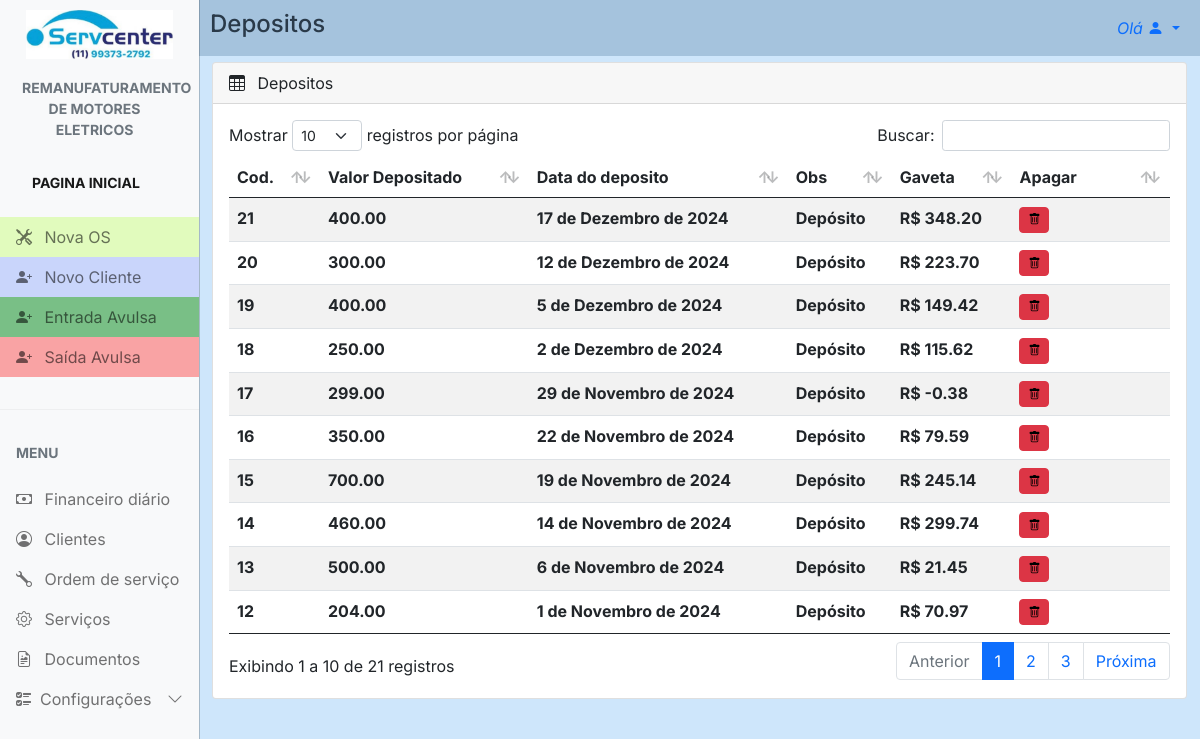
Screenshot of /finance/deposit_list/ with the database file from the repository.
### config/models.py (models this page shows, shortened)
class Config(models.Model):
    nome_empresa = models.CharField(max_length=100, blank=True, null=True)
    nome_fantasia = models.CharField(max_length=100, blank=True, null=True)
    responsavel = models.CharField(max_length=100, blank=True, null=True)
    atividade = models.CharField(max_length=100, blank=True, null=True)
    cnpj = models.CharField(max_length=20, blank=True, null=True)
    endereco = models.CharField(max_length=100, blank=True, null=True)
    numero = models.CharField(max_length=10, blank=True, null=True)
    bairro = models.CharField(max_length=50, blank=True, null=True)
    cidade = models.CharField(max_length=50, blank=True, null=True)
    estado = models.CharField(max_length=2, blank=True, null=True)
    cep = models.CharField(max_length=10, blank=True, null=True)
    logo1 = models.ImageField(upload_to='logos', blank=True, null=True)
    logo2 = models.ImageField(upload_to='logos', blank=True, null=True)
    obs = models.TextField(blank=True, null=True)
    data = models.DateField(blank=True, null=True)
    telefone = models.CharField(max_length=20, blank=True, null=True)
    whatsapp = models.CharField(max_length=20, blank=True, null=True)

### finance/models.py (models this page shows, shortened)
class Caixa(models.Model):
    deposits = models.CharField(max_length=10, null=True, blank=True)
    date = models.DateField(blank=True)
    obs = models.CharField(max_length=10, blank=True, null=True)
    saldo = models.CharField(max_length=10, null=True, blank=True)

### finance/views.py (the view)
# urls.py: path('deposit_list/', views.deposit_list, name='deposit_list'),
def deposit_list(request):
    deposits = Caixa.objects.all()
    return render(request, 'deposits.html', {'deposits': deposits})

### config/context_processors.py (called while the page is built)
def conf(request):
    logo = Config.objects.all().first
    return {'logo': logo}

### servcenter/context_processors.py (called while the page is built)
def project_settings(request):
    config = Config.objects.first()
    return {
        'config': config,
    }

### finance/templates/deposits.html (shortened to what this page needs)
{% extends "main.html" %} {% load static %} {% block 'head' %}
<link rel="stylesheet" href="{% static 'css/main.css' %}" />
<link rel="stylesheet" href="{% static 'finance/css/finance.css' %}" />
{% endblock %} {% block 'main' %}
<div class="row all">
  <div id="cad_cli_tit">
    <a>Depositos</a>
  </div>
  <div class="col-md-12 mb-3">
    <div class="card">
      <div class="card-header">
        <span><i class="bi bi-table me-2"></i></span> Depositos
      </div>
      <div class="card-body">
        <div id="table_cli" class="table-responsive">
          <table
            id="example"
            class="table table-striped data-table"
            style="width: 100%"
          >
            <thead>
              <tr>
                <th>Cod.</th>
                <th>Valor Depositado</th>
                <th>Data do deposito</th>
                <th>Obs</th>
                <th>Gaveta</th>
                <th id="acoes_th">Apagar</th>
              </tr>
            </thead>
            <tbody>
              {% for deposit in deposits %}
              <tr id="fin_table">
                <th>{{ deposit.id }}</a></th>
                <th>{{ deposit.deposits }}</a></th>
                <th>{{ deposit.date }}</a></th>
                <th>{{ deposit.obs }}</a></th>
                <th>{{ deposit.saldo }}</a></th>
                <th>
                  <a
                    href="{% url 'del_deposit' deposit.id %}"
                    id="btn_ap"
                    type="button"
                    class="btn btn-danger delete"
                  >
                    <i class="bi bi-trash"></i>
                  </a>
                </th>
              </tr>
              {% endfor %}
            </tbody>
          </table>
        </div>
      </div>
    </div>
  </div>
</div>
{% endblock%}

### templates/main.html (shortened to what this page needs)
{% load static %}
<!DOCTYPE html>
<html lang="en">
  <head>
    <link rel="stylesheet" href="{% static 'css/bootstrap.min.css'%}" />
    <link
      rel="stylesheet"
      href="https://cdn.jsdelivr.net/npm/bootstrap-icons@1.4.1/font/bootstrap-icons.css"
    />
    <link rel="stylesheet" href="{% static 'css/dataTables.bootstrap5.min.css' %}" />
    <link rel="stylesheet" href="{% static 'css/main.css' %}" />
    {% block 'head' %}{% endblock %}
  </head>
  <body>
    <div
      class="offcanvas offcanvas-start sidebar-nav bg-light"
      tabindex="-1"
      id="sidebar"
    >
      <div class="offcanvas-body p-0">
        <nav class="navbar-light">
          <ul class="navbar-nav">
            <li>
              <div class="text-muted small fw-bold text-uppercase px-3">
                <a href="{% url 'dashboard' %}">
                  {% if config.logo1 %}
                    <img id="logo" src="{{ config.logo1.url }}" alt="logo" />
                  {% else %}
                    <p>No logo available</p>
                  {% endif %}
                </a>
              </div>
            </li>
            <li id="tit_motores">
              <a href="{% url 'dashboard' %}" class="nav-link px-3 active">
                <div class="text-muted small fw-bold text-uppercase px-3 mb-3">
                  {{config.atividade}}
                </div>
              </a>
            </li>
            <li>
              <div class="text-muted small fw-bold text-uppercase px-3 mb-3">
                <a href="{% url 'dashboard' %}" class="nav-link px-3 active">Pagina Inicial</a>
              </div>
            </li>
            <li>
              <a id="n_os" href="{% url 'new_work_order' %}" class="nav-link px-3">
                <span class="me-2"><i class="bi bi-tools"></i></span>
                <span>Nova OS</span>
              </a>
            </li>
            <li>
              <a id="n_cli" href="{% url 'new_client' %}" class="nav-link px-3">
                <span class="me-2"><i class="bi bi-person-plus-fill"></i></span>
                <span>Novo Cliente</span>
              </a>
            </li>
            <li>
              <a id="in" href="{% url 'new_finance' %}" class="nav-link px-3">
                <span class="me-2"><i class="bi bi-person-plus-fill"></i></span>
                <span>Entrada Avulsa</span>
              </a>
            </li>
            <li>
              <a id="out" href="{% url 'new_finance_out' %}" class="nav-link px-3">
                <span class="me-2"><i class="bi bi-person-plus-fill"></i></span>
                <span>Saída Avulsa</span>
              </a>
            </li>
            <li class="my-4"><hr class="dropdown-divider bg-light" /></li>
            <li>
              <div class="text-muted small fw-bold text-uppercase px-3 mb-3">
                Menu
              </div>
            </li>
            {% if user.is_superuser %}
              <li>
                  <a href="{% url 'finance' %}" class="nav-link px-3">
                      <span class="me-2"><i class="bi bi-cash"></i></span>
                      <span>Financeiro</span>
                  </a>
              </li>
            {% else %}
                <li>
                    <a href="{% url 'finance' %}" class="nav-link px-3">
                        <span class="me-2"><i class="bi bi-cash"></i></span>
                        <span>Financeiro diário</span>
                    </a>
                </li>
            {% endif %}
            <li>
              <a href="{% url 'clients' %}" class="nav-link px-3">
                <span class="me-2"><i class="bi bi-person-circle"></i></span>
                <span>Clientes</span>
              </a>
            </li>
            <li>
              <a href="{% url 'work_order' %}" class="nav-link px-3">
                <span class="me-2"><i class="bi bi-wrench"></i></span>
                <span>Ordem de serviço</span>
              </a>
            </li>
            <li>
              <a href="{% url 'services' %}" class="nav-link px-3">
                <span class="me-2"><i class="bi bi-gear"></i></span>
                <span>Serviços</span>
              </a>
            </li>
            <li>
              <a href="{% url 'documents' %}" class="nav-link px-3">
                <span class="me-2"><i class="bi bi-file-earmark-richtext"></i></span>
                <span>Documentos</span>
              </a>
            </li>
            <li>
              <a
                class="nav-link px-3 sidebar-link"
                data-bs-toggle="collapse"
                href="#layouts"
              >
                <span class="me-2"><i class="bi bi-ui-checks"></i></span>
                <span>Configurações</span>
                <span class="ms-auto">
                  <span class="right-icon">
                    <i class="bi bi-chevron-down"></i>
                  </span>
                </span>
              </a>
            </li>
          </ul>
        </nav>
      </div>
    </div>
    <nav class="navbar navbar-expand-lg" id="top_nav">
      <div  class="container-fluid">
        <div class="collapse navbar-collapse" id="topNavBar">
          <ul class="navbar-nav">
            <li class="nav-item dropdown">
              <a
                class="nav-link dropdown-toggle ms-2"
                href="#"
                role="button"
                data-bs-toggle="dropdown"
                aria-expanded="false"
              >
                <i>Olá {{request.user.first_name}}</i>
                <i class="bi bi-person-fill"></i>
              </a>
            </li>
          </ul>
        </div>
      </div>
    </nav>
    {% block 'main' %} {% endblock %}
  </body>
</html>

### templates/static/css/main.css (style rules this page uses)
body, button { font-family: "Inter", sans-serif; margin: 0; padding: 0; background: rgba(91, 170, 244, 0.293); }
:root { --offcanvas-width: 200px; --topNavbarHeight: 0px; }
#logo { padding: 10px; max-width: 100%; }
#n_os { background: rgba(172, 255, 47, 0.303); }
#n_cli { background: rgba(47, 95, 255, 0.234); }
#in { background-color: #2a9c3d9c; }
#out { background-color: #fa6c6c9a; }
#tit_motores { text-align: center; margin-left: -10px; }
.sidebar-nav { width: var(--offcanvas-width); }
.sidebar-link { display: flex; align-items: center; }
.sidebar-link .right-icon { display: inline-flex; }
#top_nav { background: rgba(65, 109, 150, 0.293); }
@media (min-width: 992px) { body { overflow: auto !important; } }
@media (min-width: 992px) { .sidebar-nav { -webkit-transform: none; transform: none; visibility: visible !important; height: calc(100% - var(--topNavbarHeight)); top: var(--topNavbarHeight); } }
@media (min-width: 992px) { #cad_cli_tit { margin-top: -50px; } }

### templates/static/finance/css/finance.css (style rules this page uses)
.all { margin-left: 0px; margin-right: 0px; padding: 0; }
#cad_cli_tit { margin-left: 10px; margin-top: 0px; font-size: 2vh; font-weight: 500; }
#btn_ed, #btn_ap, #btn_wz { width: 20px; font-size: 1vh; padding: 3px; justify-content: center; }
#table_cli { font-size: 1.5vh; width: auto; }
#acoes_th { min-width: 40px; }
#fin_table th a { text-decoration: none; color: black; font-weight: 100; }
@media (min-width: 992px) { .all { margin-left: 200px; margin-right: 1.5px; } }
@media (min-width: 992px) { #cad_cli_tit { margin-top: -50px; font-size: 3vh; font-weight: 500; border: 0; padding: 0; margin-bottom: 20px; } }
@media (min-width: 992px) { #btn_ed, #btn_ap, #btn_wz { width: 30px; font-size: 1.5vh; padding: 3px; } }
@media (min-width: 992px) { #table_cli { font-size: 2vh; } }
@media (min-width: 992px) { #acoes_th { width: 120px; } }

### rows the page displays
Config: logo1 (picture), atividade "REMANUFATURAMENTO DE MOTORES ELETRICOS"
Caixa: id "12", deposits "204.00", date "1 de Novembro de 2024", obs "Depósito", saldo "R$ 70.97"
Caixa: id "13", deposits "500.00", date "6 de Novembro de 2024", obs "Depósito", saldo "R$ 21.45"
Caixa: id "14", deposits "460.00", date "14 de Novembro de 2024", obs "Depósito", saldo "R$ 299.74"
Caixa: id "15", deposits "700.00", date "19 de Novembro de 2024", obs "Depósito", saldo "R$ 245.14"
Caixa: id "16", deposits "350.00", date "22 de Novembro de 2024", obs "Depósito", saldo "R$ 79.59"
Caixa: id "17", deposits "299.00", date "29 de Novembro de 2024", obs "Depósito", saldo "R$ -0.38"
Caixa: id "18", deposits "250.00", date "2 de Dezembro de 2024", obs "Depósito", saldo "R$ 115.62"
Caixa: id "19", deposits "400.00", date "5 de Dezembro de 2024", obs "Depósito", saldo "R$ 149.42"
Caixa: id "20", deposits "300.00", date "12 de Dezembro de 2024", obs "Depósito", saldo "R$ 223.70"
Caixa: id "21", deposits "400.00", date "17 de Dezembro de 2024", obs "Depósito", saldo "R$ 348.20"
